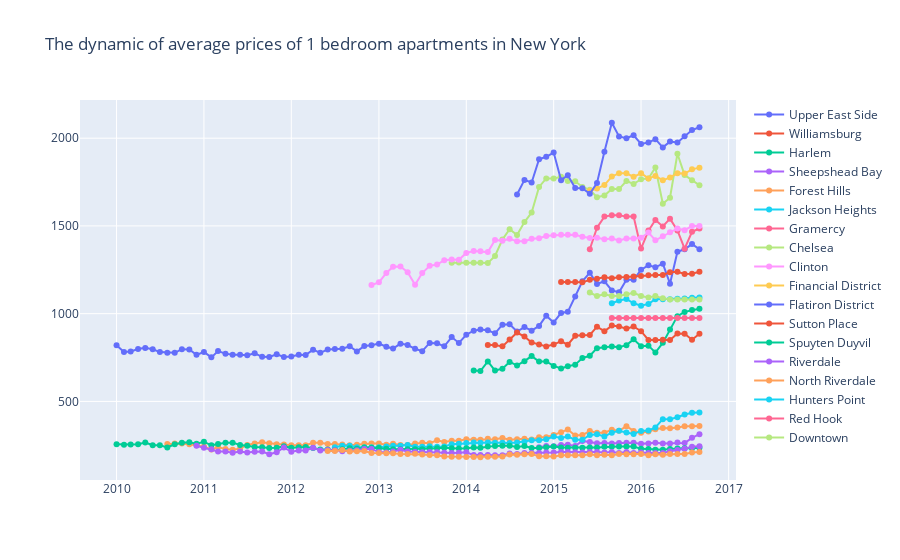
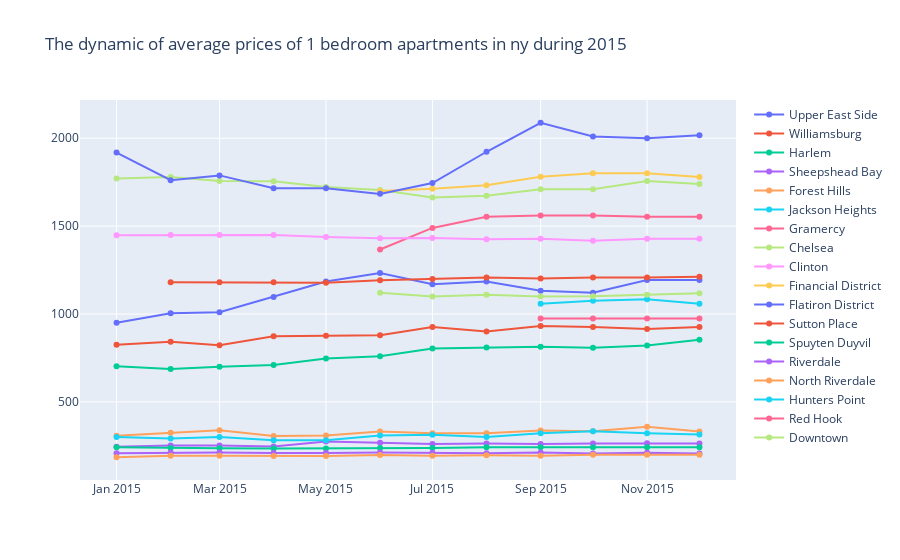
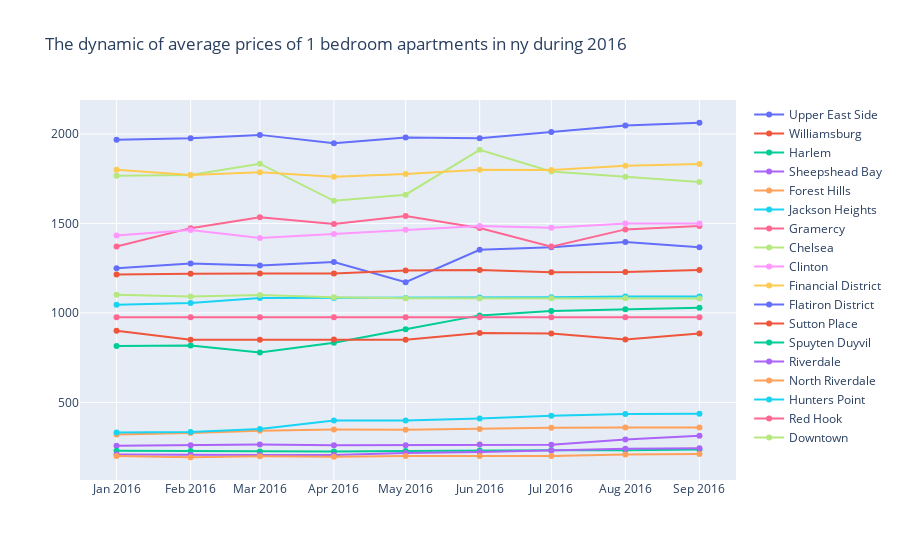
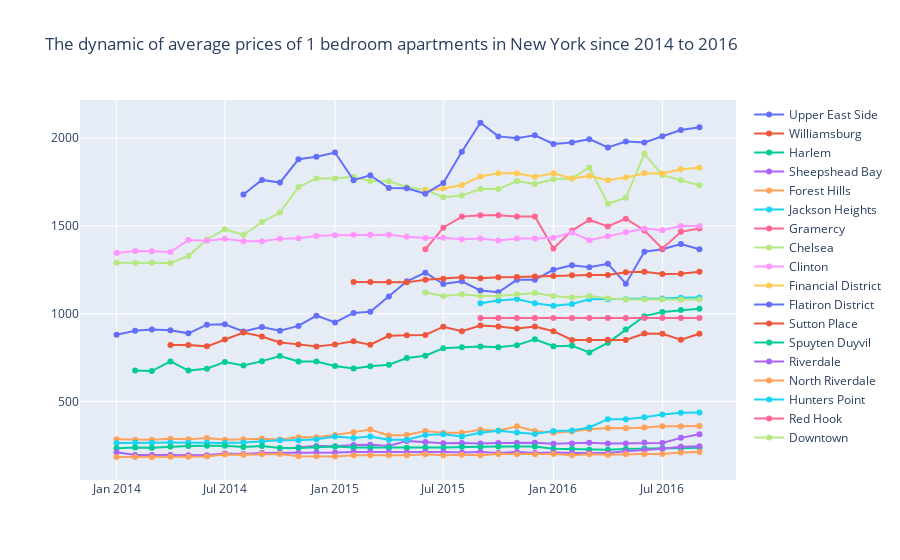

The notebook cell saved with these charts, in order:
### Code cell
import pandas as pd
import plotly.graph_objects as go
from plotly.subplots import make_subplots
import plotly.express as px
import matplotlib as mpl
import matplotlib.pyplot as plt

df = pd.read_csv('D:/Cloud/Nastya/IT/python/median_price.csv') # reading data
df_ny = df.loc[df['City']=='New York']

## dynamic since 2010 to 2016, by years means

## dynamic since 2010 to 2016
df_ny_new = df_ny.set_index('RegionName').transpose().reset_index().iloc[5:] #  transposing columns into rows
# draw figure    
fig = go.Figure()
for region in df_ny['RegionName']:
	fig.add_trace(go.Scatter(y=df_ny_new[region], x=df_ny_new['index'], mode='lines+markers', name=region))
fig.update_layout(title={'text': "The dynamic of average prices of 1 bedroom apartments in New York"})
fig.show()
# ## dynamic for 2014
# df_ny_2014 = df_ny.set_index('RegionName').transpose().reset_index().iloc[-33:-21] #  transposing columns into rows
# # draw lines    
# fig = go.Figure()
# for region in df_ny['RegionName']:
# 	fig.add_trace(go.Scatter(y=df_ny_2014[region], x=df_ny_2014['index'], mode='lines+markers', name=region))
# fig.update_layout(title={'text': "The dynamic of average prices of 1 bedroom apartments in ny during 2014"})
# fig.show()
## dynamic for 2015
df_ny_2015 = df_ny.set_index('RegionName').transpose().reset_index().iloc[-21:-9] #  transposing columns into rows
# draw lines    
fig = go.Figure()
for region in df_ny['RegionName']:
	fig.add_trace(go.Scatter(y=df_ny_2015[region], x=df_ny_2015['index'], mode='lines+markers', name=region))
fig.update_layout(title={'text': "The dynamic of average prices of 1 bedroom apartments in ny during 2015"})
fig.show()
## dynamic for 2016
df_ny_2016 = df_ny.set_index('RegionName').transpose().reset_index().iloc[-9:] #  transposing columns into rows
# draw lines    
fig = go.Figure()
for region in df_ny['RegionName']:
	fig.add_trace(go.Scatter(y=df_ny_2016[region], x=df_ny_2016['index'], mode='lines+markers', name=region))
fig.update_layout(title={'text': "The dynamic of average prices of 1 bedroom apartments in ny during 2016"})
fig.show()
## dynamic since 2014 to 2016
df_ny_2014_16 = df_ny.set_index('RegionName').transpose().reset_index().iloc[-33:] #  transposing columns into rows
# draw lines
fig = go.Figure()
for region in df_ny['RegionName']:
	fig.add_trace(go.Scatter(y=df_ny_2014_16[region], x=df_ny_2014_16['index'], mode='lines+markers', name=region))
fig.update_layout(title={'text': "The dynamic of average prices of 1 bedroom apartments in New York since 2014 to 2016"})
fig.show()

mean_rent = df_ny_new.mean()
min_rent = df_ny_new.min()
max_rent = df_ny_new.max()
print(mean_rent, min_rent, max_rent)
# df

### Conlusion: the prices in more expensive areas slowly went down since late 2014 till mid 2015. 
### And then slowly went up. More chiper places have sharp ups and downs but eventually go up.
